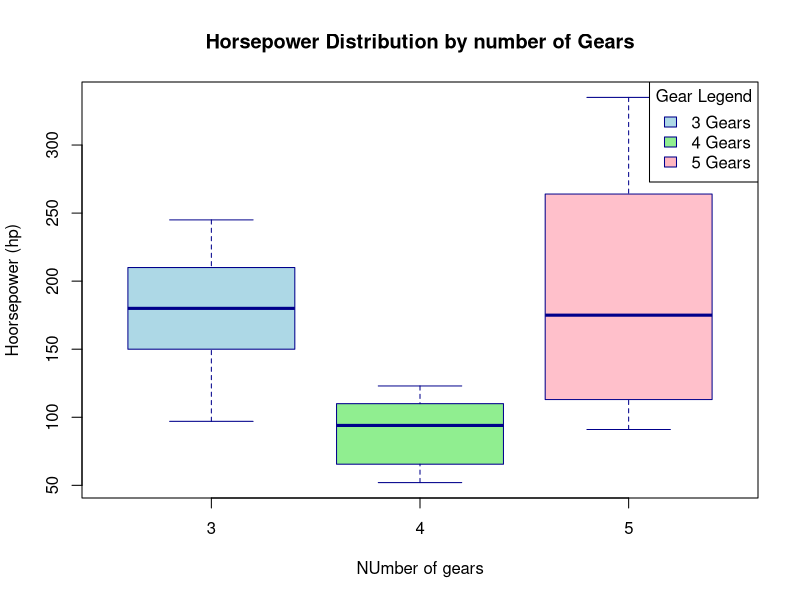

Write R code to recreate this figure.
data(mtcars)

mtcars$gear <- as.factor(mtcars$gear)

boxplot(hp ~gear, 
        data = mtcars, 
        main = "Horsepower Distribution by number of Gears",
        xlab = "NUmber of gears",
        ylab = "Hoorsepower (hp)",
        col = c("lightblue", "lightgreen", "pink"),
        border = "darkblue")

for (g in levels(mtcars$gear)){
  gear_data <- mtcars$hp[mtcars$gear == g]
  outliers <- boxplot.stats(gear_data)$out
  
  if(length(outliers) > 0){
    outlier_positions <- which(gear_data %in% outliers)
    
    text(x = as.numberic(g) + 0.05,
         y = outliers,
         labels = rownames(mtcars[mtcars$gear == g, ])[outlier_positions],
         pos = 4, cex = 0.8, col = "red")
  }
}

legend("topright",
       legend = paste(levels(mtcars$gear), "Gears"),
       fill = c("lightblue", "lightgreen", "lightpink"),
       border = "darkblue",
       title = "Gear Legend")
